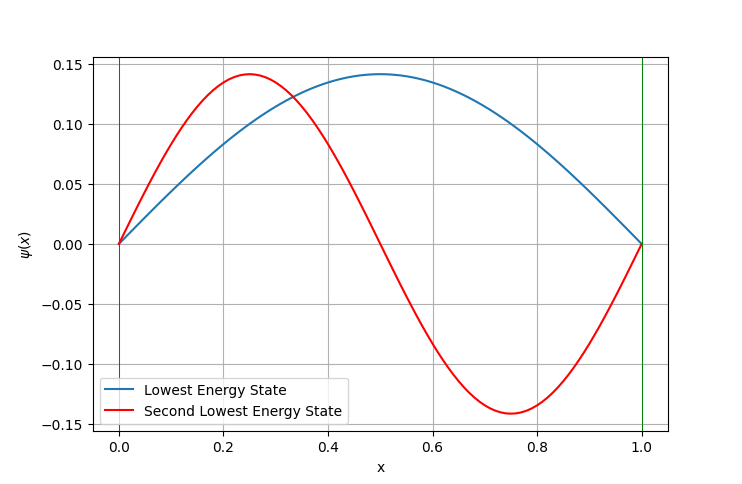

This chart was generated by the following Python code:
import matplotlib.pyplot as plt
import numpy as np

import library


def f(x, y, z):
    return -n ** 2 * np.pi ** 2 * y

n = 1
X1, Y1 = library.shooting(f, 0, 1, 0, 0)
n = 2
X2, Y2 = library.shooting(f, 0, 1, 0, 0)

Y1 = library.normalize(Y1)
Y2 = library.normalize(Y2)

plt.plot(X1, Y1, label='Lowest Energy State')
plt.plot(X2, Y2, color='red', label='Second Lowest Energy State')
plt.axvline(x=0, color='green', lw=0.7)
plt.axvline(x=1, color='green', lw=0.7)
plt.xlabel('x')
plt.ylabel('$\psi (x)$')
plt.legend()
plt.grid()
plt.show()
